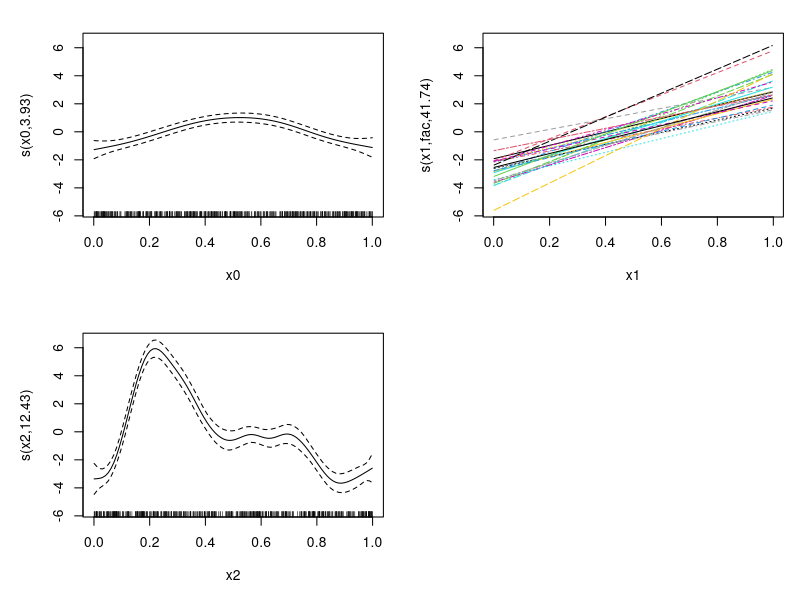

This figure's R source:
library(mgcv)


### Name: smooth.construct.fs.smooth.spec
### Title: Factor smooth interactions in GAMs
### Aliases: smooth.construct.fs.smooth.spec Predict.matrix.fs.interaction
###   factor.smooth.interaction
### Keywords: models regression

### ** Examples

library(mgcv)
set.seed(0)
## simulate data...
f0 <- function(x) 2 * sin(pi * x)
f1 <- function(x,a=2,b=-1) exp(a * x)+b
f2 <- function(x) 0.2 * x^11 * (10 * (1 - x))^6 + 10 * 
            (10 * x)^3 * (1 - x)^10
n <- 500;nf <- 25
fac <- sample(1:nf,n,replace=TRUE)
x0 <- runif(n);x1 <- runif(n);x2 <- runif(n)
a <- rnorm(nf)*.2 + 2;b <- rnorm(nf)*.5
f <- f0(x0) + f1(x1,a[fac],b[fac]) + f2(x2)
fac <- factor(fac)
y <- f + rnorm(n)*2
## so response depends on global smooths of x0 and 
## x2, and a smooth of x1 for each level of fac.

## fit model (note p-values not available when fit 
## using gamm)...
bm <- gamm(y~s(x0)+ s(x1,fac,bs="fs",k=5)+s(x2,k=20))
plot(bm$gam,pages=1)
summary(bm$gam)

## Could also use...
## b <- gam(y~s(x0)+ s(x1,fac,bs="fs",k=5)+s(x2,k=20),method="ML")
## ... but its slower (increasingly so with increasing nf)
## b <- gam(y~s(x0)+ t2(x1,fac,bs=c("tp","re"),k=5,full=TRUE)+
##        s(x2,k=20),method="ML"))
## ... is exactly equivalent. 
